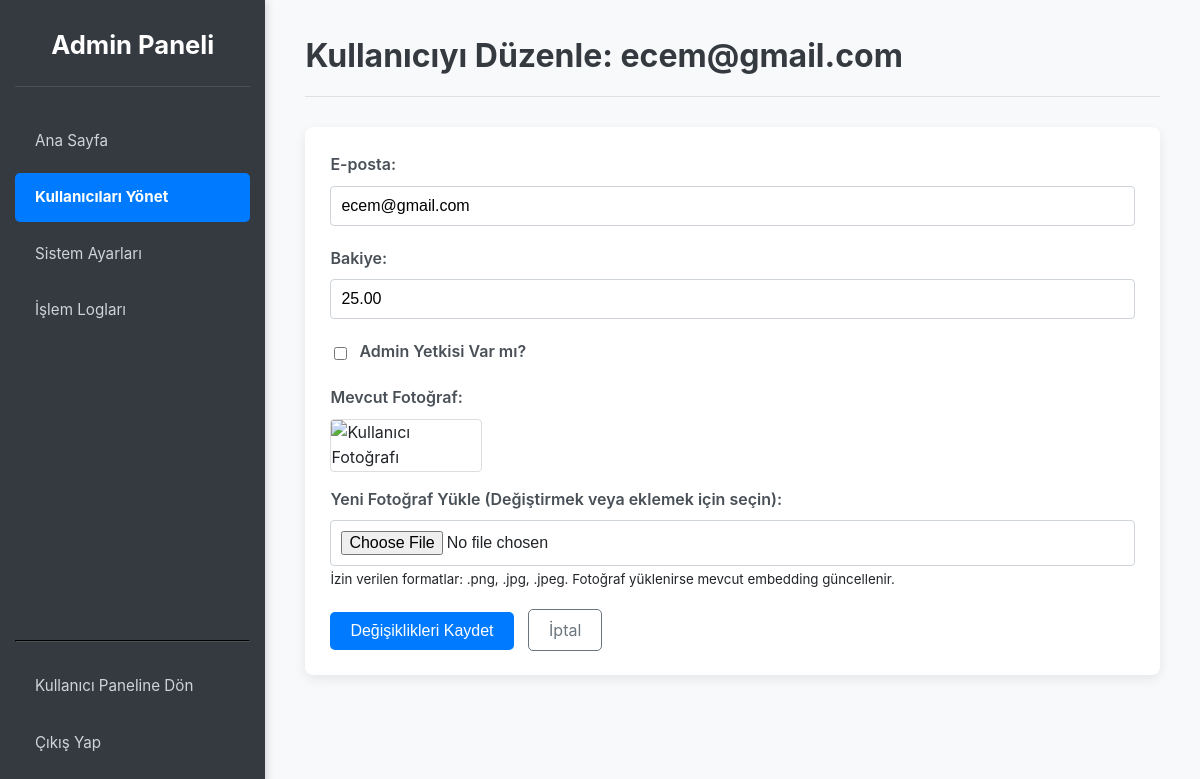
Before: /admin/user/3/edit (signed in) with the older database file.
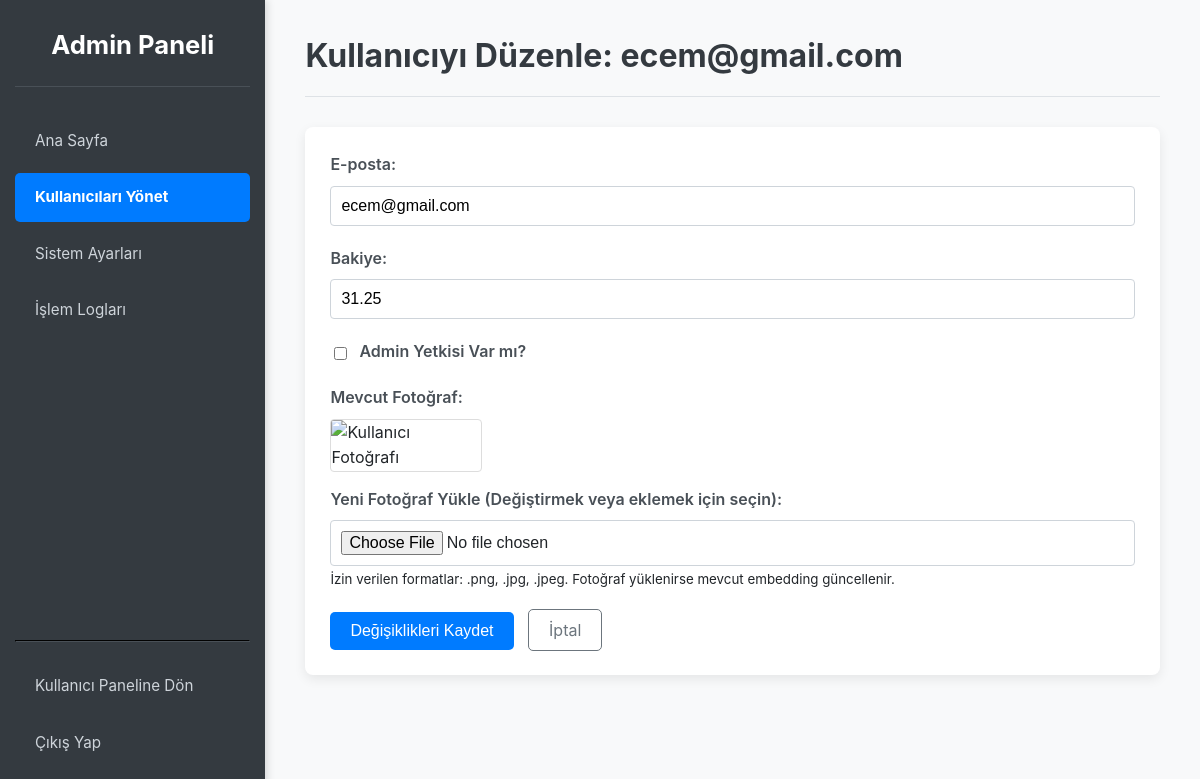
After: the same page with the newer database file.
### src/app.py (models this page shows, shortened)
class User(UserMixin, db.Model):
    id = db.Column(db.Integer, primary_key=True)
    email = db.Column(db.String(120), index=True, unique=True, nullable=False)
    password_hash = db.Column(db.String(256), nullable=False)
    photo_filename = db.Column(db.String(255), nullable=True)
    embedding = db.Column(db.LargeBinary, nullable=True)
    balance = db.Column(db.Numeric(10, 2), nullable=False, default=Decimal('0.00'))
    is_admin = db.Column(db.Boolean, nullable=False, default=False)
    transactions = db.relationship('Transaction', backref='user', lazy='dynamic', cascade="all, delete-orphan")

### src/app.py (the view, shortened to what this page needs)
@app.route('/admin/user/<int:user_id>/edit', methods=['GET', 'POST'])
@login_required
@admin_required
def admin_edit_user(user_id):
    user_to_edit = db.session.get(User, user_id)
    if not user_to_edit:
        flash('Kullanıcı bulunamadı.', 'danger')
        return redirect(url_for('admin_list_users'))
    photo_url = None
    if user_to_edit.photo_filename:
        photo_url = url_for('serve_user_photo', filename=user_to_edit.photo_filename)
    return render_template('admin_edit_user.html',
                           user_to_edit=user_to_edit,
                           page_title=f"Kullanıcıyı Düzenle: {user_to_edit.email}",
                           photo_url=photo_url)

### src/app.py (called while the page is built)
@app.after_request
def add_header(response):
    response.headers['Cache-Control'] = 'no-store, no-cache, must-revalidate, post-check=0, pre-check=0, max-age=0'
    response.headers['Pragma'] = 'no-cache'
    response.headers['Expires'] = '-1'
    return response

@login_manager.user_loader
def load_user(user_id):
    return db.session.get(User, int(user_id))

def admin_required(f):
    @wraps(f)
    def decorated_function(*args, **kwargs):
        if not current_user.is_authenticated or not current_user.is_admin:
            flash("Bu sayfaya erişim yetkiniz yok.", "danger")
            return redirect(url_for('go_to_dashboard_or_login'))
        return f(*args, **kwargs)
    return decorated_function

### src/templates/admin_edit_user.html (shortened to what this page needs)
<!DOCTYPE html>
<html lang="tr">
<head>
</head>
<body>
    <div class="admin-container">
        <nav class="sidebar">
            <div>
                <h3>Admin Paneli</h3>
                <ul>
                    <li><a href="{{ url_for('admin_dashboard') }}" class="{{ 'active' if request.endpoint == 'admin_dashboard' else '' }}">Ana Sayfa</a></li>
                    <li><a href="{{ url_for('admin_list_users') }}" class="{{ 'active' if 'user' in request.endpoint or request.endpoint == 'admin_list_users' else '' }}">Kullanıcıları Yönet</a></li>
                    <li><a href="{{ url_for('admin_settings') }}" class="{{ 'active' if request.endpoint == 'admin_settings' else '' }}">Sistem Ayarları</a></li>
                    <li><a href="{{ url_for('admin_list_transactions') }}" class="{{ 'active' if request.endpoint == 'admin_list_transactions' else '' }}">İşlem Logları</a></li>
                </ul>
            </div>
            <div class="footer-links">
                <hr>
                <ul>
                    <li><a href="{{ url_for('dashboard') }}">Kullanıcı Paneline Dön</a></li>
                    <li><a href="{{ url_for('logout') }}">Çıkış Yap</a></li>
                </ul>
            </div>
        </nav>
        <main class="content">
            <h2>{{ page_title }}</h2>
            <div class="card">
                <form method="POST" enctype="multipart/form-data">
                    <div class="form-group">
                        <label for="email">E-posta:</label>
                        <input type="email" id="email" name="email" value="{{ user_to_edit.email }}" required>
                    </div>
                    <div class="form-group">
                        <label for="balance">Bakiye:</label>
                        <input type="number" id="balance" name="balance" value="{{ '%.2f'|format(user_to_edit.balance) }}" step="0.01" required>
                    </div>
                    <div class="form-group">
                        <label for="is_admin">
                            <input type="checkbox" id="is_admin" name="is_admin" {% if user_to_edit.is_admin %}checked{% endif %}>
                            Admin Yetkisi Var mı?
                        </label>
                    </div>
                    {% if photo_url %}
                    <div class="form-group current-photo">
                        <label>Mevcut Fotoğraf:</label>
                        <img src="{{ photo_url }}" alt="Kullanıcı Fotoğrafı">
                    </div>
                    {% else %}
                    <div class="form-group current-photo">
                        <label>Mevcut Fotoğraf:</label>
                        <p><em>Kullanıcının kayıtlı fotoğrafı bulunmuyor.</em></p>
                    </div>
                    {% endif %}
                    <div class="form-group">
                        <label for="new_photo">Yeni Fotoğraf Yükle (Değiştirmek veya eklemek için seçin):</label>
                        <input type="file" id="new_photo" name="new_photo" accept="image/png, image/jpeg, image/jpg">
                        <small>İzin verilen formatlar: .png, .jpg, .jpeg. Fotoğraf yüklenirse mevcut embedding güncellenir.</small>
                    </div>
                    <div class="form-actions">
                        <button type="submit">Değişiklikleri Kaydet</button>
                        <a href="{{ url_for('admin_list_users') }}">İptal</a>
                    </div>
                </form>
            </div>
        </main>
    </div>
</body>
</html>

Changed rows visible on the page:
changed User "ecem@gmail.com": balance "25.00" → "31.25"
